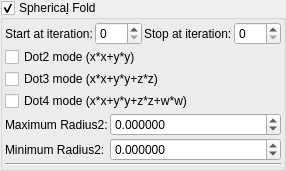
    <widget class="MyGroupBox" name="groupCheck_transf_function_enabledS_false">
     <property name="title">
      <string>Spherica&amp;l Fold</string>
     </property>
     <property name="checkable">
      <bool>true</bool>
     </property>
     <layout class="QVBoxLayout" name="verticalLayout_21" stretch="0,0,0,0">
      <property name="spacing">
       <number>2</number>
      </property>
      <property name="leftMargin">
       <number>2</number>
      </property>
      <property name="topMargin">
       <number>2</number>
      </property>
      <property name="rightMargin">
       <number>2</number>
      </property>
      <property name="bottomMargin">
       <number>2</number>
      </property>
      <item>
       <layout class="QGridLayout" name="gridLayout_73">
        <property name="spacing">
         <number>2</number>
        </property>
        <item row="0" column="3">
         <widget class="MySpinBox" name="spinboxInt_transf_stop_iterations_S">
          <property name="sizePolicy">
           <sizepolicy hsizetype="Minimum" vsizetype="Maximum">
            <horstretch>0</horstretch>
            <verstretch>0</verstretch>
           </sizepolicy>
          </property>
          <property name="maximum">
           <number>999</number>
          </property>
         </widget>
        </item>
        <item row="0" column="0">
         <widget class="QLabel" name="label_257">
          <property name="text">
           <string>Start at iteration:</string>
          </property>
         </widget>
        </item>
        <item row="0" column="1">
         <widget class="MySpinBox" name="spinboxInt_transf_start_iterations_S">
          <property name="sizePolicy">
           <sizepolicy hsizetype="Minimum" vsizetype="Maximum">
            <horstretch>0</horstretch>
            <verstretch>0</verstretch>
           </sizepolicy>
          </property>
          <property name="maximum">
           <number>999</number>
          </property>
         </widget>
        </item>
        <item row="0" column="2">
         <widget class="QLabel" name="label_258">
          <property name="text">
           <string>Stop at iteration:</string>
          </property>
         </widget>
        </item>
       </layout>
      </item>
      <item>
       <layout class="QGridLayout" name="gridLayout_3">
        <item row="1" column="0">
         <widget class="QCheckBox" name="checkBox_transf_function_enabledBy_false">
          <property name="text">
           <string>Dot3 mode (x*x+y*y+z*z)</string>
          </property>
         </widget>
        </item>
        <item row="2" column="0">
         <widget class="QCheckBox" name="checkBox_transf_function_enabledBz">
          <property name="text">
           <string>Dot4 mode (x*x+y*y+z*z+w*w)</string>
          </property>
         </widget>
        </item>
        <item row="0" column="0">
         <widget class="QCheckBox" name="checkBox_transf_function_enabledBx_false">
          <property name="text">
           <string>Dot2 mode (x*x+y*y)</string>
          </property>
         </widget>
        </item>
       </layout>
      </item>
      <item>
       <layout class="QGridLayout" name="gridLayout_15" columnstretch="0,1">
        <property name="spacing">
         <number>2</number>
        </property>
        <item row="1" column="0">
         <widget class="QLabel" name="label_9">
          <property name="text">
           <string>Minimum Radius2:</string>
          </property>
         </widget>
        </item>
        <item row="0" column="0">
         <widget class="QLabel" name="label_5">
          <property name="text">
           <string>Maximum Radius2:</string>
          </property>
         </widget>
        </item>
        <item row="1" column="1">
         <widget class="MyDoubleSpinBox" name="spinbox_transf_minR2_p25">
          <property name="sizePolicy">
           <sizepolicy hsizetype="Minimum" vsizetype="Maximum">
            <horstretch>0</horstretch>
            <verstretch>0</verstretch>
           </sizepolicy>
          </property>
          <property name="prefix">
           <string/>
          </property>
          <property name="suffix">
           <string/>
          </property>
          <property name="decimals">
           <number>6</number>
          </property>
          <property name="minimum">
           <double>-99.989999999999995</double>
          </property>
          <property name="maximum">
           <double>99.989999999999995</double>
          </property>
          <property name="singleStep">
           <double>0.100000000000000</double>
          </property>
         </widget>
        </item>
        <item row="0" column="1">
         <widget class="MyDoubleSpinBox" name="spinbox_transf_maxR2_1">
          <property name="sizePolicy">
           <sizepolicy hsizetype="Minimum" vsizetype="Maximum">
            <horstretch>0</horstretch>
            <verstretch>0</verstretch>
           </sizepolicy>
          </property>
          <property name="prefix">
           <string/>
          </property>
          <property name="suffix">
           <string/>
          </property>
          <property name="decimals">
           <number>6</number>
          </property>
          <property name="minimum">
           <double>-99.989999999999995</double>
          </property>
          <property name="maximum">
           <double>99.989999999999995</double>
          </property>
          <property name="singleStep">
           <double>0.100000000000000</double>
          </property>
         </widget>
        </item>
       </layout>
      </item>
      <item>
       <widget class="Line" name="line_9">
        <property name="orientation">
         <enum>Qt::Horizontal</enum>
        </property>
       </widget>
      </item>
     </layout>
    </widget>
